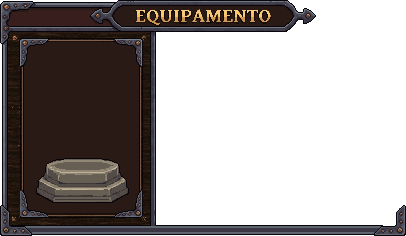
#> input picture Assets/Resources/UI/Equipamento/janela.png, 406 x 236 px, found by its file name; its folder holds 2 pictures in this run
$ python gen_ui_kit.py
#> lines starting #> are read from the running program, lines starting #| are printed output that depends on the picture
"""Gera o kit de interface genérico a partir da janela de equipamento.

Corta a moldura em peças reutilizáveis (cantos, bordas, junções, divisórias e a
madeira de fundo) para montar janelas de qualquer tamanho, e cria a faixa de
título com outros nomes no mesmo estilo dourado do "EQUIPAMENTO" original.

Precisa das peças geradas antes por extract_ui_equipamento.py.

Medidas da moldura (pixels da arte):
  barra do topo y 2-7, cabeçalho escuro y 8-25, barra separadora y 26-31,
  corpo a partir de y 32; barra esquerda x 2-7; barra de baixo nos últimos 11 px;
  divisória vertical com 6 px. Os rebites ficam só nos cantos ornamentados, então
  as bordas podem ser esticadas sem repetir rebite.

Uso:  python3 Tools/extract_ui_equipamento.py && python3 Tools/gen_ui_kit.py
"""
import os
import numpy as np
from PIL import Image, ImageDraw, ImageFont

SRC = "Assets/Resources/UI/Equipamento"
OUT = "Assets/Resources/UI/Kit"
FONT = "C:/Windows/Fonts/timesbd.ttf"   # a mais parecida com a letra do título original

TITLES = {
    "titulo_equipamento": "EQUIPAMENTO",
    "titulo_inventario": "INVENTÁRIO",
    "titulo_habilidades": "HABILIDADES",
    "titulo_atributos": "ATRIBUTOS",
    "titulo_bau": "BAÚ",
    "titulo_itens": "ITENS",
    "titulo_obra": "OBRA",
    "titulo_dev": "DEV",
}

BODY_TOP = 32       # primeira linha do corpo (abaixo da barra separadora)
SIDE = 8            # largura da borda lateral
BOTTOM_BAR = 224    # na janela original, a barra de baixo começa na linha 225

# Cores do título original, medidas linha a linha: metade de cima clara, de baixo escura.
GOLD_TOP = (246, 203, 122)
GOLD_TOP_EDGE = (243, 204, 136)
GOLD_BOTTOM = (205, 155, 89)
GOLD_TAIL = (193, 148, 85)
SHADOW = (26, 15, 13)
CAP_TOP = 10        # linha onde começam as maiúsculas dentro da faixa
CAP_HEIGHT = 12


def load(name):
    return np.array(Image.open(os.path.join(SRC, name + ".png")).convert("RGBA"))


def save(img, name):
    Image.fromarray(img.astype(np.uint8), "RGBA").save(os.path.join(OUT, name + ".png"))
    print(f"  {name}.png: {img.shape[1]}x{img.shape[0]}")


def composite():
    """Janela + painel direito: a moldura completa, como aparece no jogo."""
    win = Image.open(os.path.join(SRC, "janela.png")).convert("RGBA")
#> win is the input picture: PIL image 406x236 RGBA; mean R, G, B, A 78.9, 71.7, 69.3, 115.7
    win.alpha_composite(Image.open(os.path.join(SRC, "painel_direito.png")).convert("RGBA"), (156, 25))
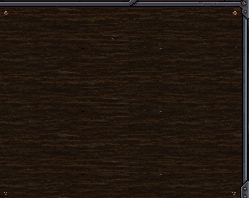
#> input picture Assets/Resources/UI/Equipamento/painel_direito.png, 249 x 198 px, found by its file name
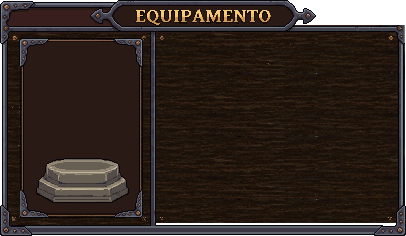
#> win: PIL image 406x236 RGBA; mean R, G, B, A 47, 36.3, 30.5, 244; transparent parts drawn white
    return np.array(win)


def clear(img, mask):
    out = img.copy()
    out[mask] = 0
    return out


def cut_pieces(c):
    h, w = c.shape[:2]
#> h = 236; w = 406
    bottom_h = h - BOTTOM_BAR
#> bottom_h = 12

    # Cantos: o miolo (madeira e moldura do retrato) vira transparente.
    tl = c[0:44, 0:34]
    yy, xx = np.mgrid[0:tl.shape[0], 0:tl.shape[1]]
    tl = clear(tl, (yy >= BODY_TOP) & (xx >= SIDE))
    save(tl, "canto_sup_esq")
#|   canto_sup_esq.png: 34x44
    save(tl[:, ::-1], "canto_sup_dir")
#|   canto_sup_dir.png: 34x44

    bl = c[h - 32:h, 0:34]
    yy, xx = np.mgrid[0:bl.shape[0], 0:bl.shape[1]]
    bl = clear(bl, (yy < 32 - bottom_h) & (xx >= SIDE))
    save(bl, "canto_inf_esq")
#|   canto_inf_esq.png: 34x32
    save(bl[:, ::-1], "canto_inf_dir")
#|   canto_inf_dir.png: 34x32

    # Bordas: trechos lisos, para esticar.
    save(c[0:BODY_TOP, 40:56], "borda_sup")             # barra + cabeçalho + separadora
#|   borda_sup.png: 16x32
#|   borda_inf.png: 16x12
#|   borda_esq.png: 8x16
#|   borda_dir.png: 8x16
#|   divisoria_v.png: 6x16
#|   divisoria_h.png: 16x6
#|   juncao_sup.png: 14x18
#|   juncao_inf.png: 14x20
#|   juncao_esq.png: 16x14
#|   juncao_dir.png: 16x14
    save(c[BOTTOM_BAR:h, 60:76], "borda_inf")
    left = c[100:116, 0:SIDE]
    save(left, "borda_esq")
    save(left[:, ::-1], "borda_dir")

    # Divisórias e junções (onde a divisória encontra a separadora e a barra de baixo).
    save(c[100:116, 150:156], "divisoria_v")
    save(c[26:BODY_TOP, 40:56], "divisoria_h")

    js = c[22:40, 146:160]
    yy, xx = np.mgrid[0:js.shape[0], 0:js.shape[1]]
    save(clear(js, (yy >= BODY_TOP - 22) & ((xx < 4) | (xx > 9))), "juncao_sup")

    ji = c[h - 20:h, 146:160]
    yy, xx = np.mgrid[0:ji.shape[0], 0:ji.shape[1]]
    save(clear(ji, (yy < 20 - bottom_h) & ((xx < 4) | (xx > 9))), "juncao_inf")

    # Separadora encontrando a borda esquerda (para divisórias horizontais no corpo).
    je = c[22:36, 0:16]
    yy, xx = np.mgrid[0:je.shape[0], 0:je.shape[1]]
    je = clear(je, (xx >= SIDE) & ((yy < 26 - 22) | (yy >= BODY_TOP - 22)))
    save(je, "juncao_esq")
    save(je[:, ::-1], "juncao_dir")

    # Madeira do painel direito, longe dos rebites dos cantos. A altura vai de uma
    # linha entre tábuas (y 38) até logo antes de outra (y 172): repetida na
    # vertical, as tábuas continuam sem emenda.
    panel = load("painel_direito")
#> in load, returned value is the input picture: shape (198, 249, 4); mean R, G, B, A 34.5, 23.7, 15.7, 255
    save(panel[38:172, 14:226], "madeira")
#> in save (call 15), `Image.fromarray(img.astype(np.uint8), "RGBA").save(os.path.join(OUT, n..`:
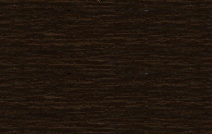
#> saved as madeira.png: PIL image 212x134 RGBA; mean R, G, B, A 33.1, 21.7, 12.8, 255
#|   madeira.png: 212x134


def blank_banner(c):
    """Faixa do título sem o texto, espelhada para ficar simétrica.

    A faixa original é centrada em x≈203. O texto é apagado copiando, linha a linha,
    o fundo escuro da faixa logo antes da primeira letra.
    """
    left = c[0:BODY_TOP, 90:204].copy()
    sample = left[:, 131 - 90].copy()
#> sample = 32 rows, first 6: [7, 5, 9, 255], [111, 118, 128, 255], [66, 64, 77, 255], [66, 64, 77, 255], [47, 44, 53, 255], [7, 5, 9, 255]
    for y in range(left.shape[0]):
        left[y, 133 - 90:] = sample[y]
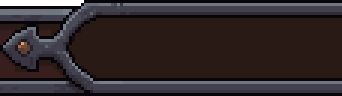
#> left: shape (32, 114, 4) (shown 3 times larger); mean of channels 0, 1, 2, 3 48.4, 39.7, 41.3, 251.2; transparent parts drawn white
    return np.concatenate([left, left[:, ::-1]], axis=1)
#> returned value: shape (32, 228, 4)


def text_mask(text):
    """Texto em pixel art: desenha grande, reduz para a grade nativa e binariza."""
    k = 8
    size = 10
    while True:
        font = ImageFont.truetype(FONT, size)
        top, bottom = font.getbbox("E")[1], font.getbbox("E")[3]
        if bottom - top >= CAP_HEIGHT * k:
            break
        size += 2
    img = Image.new("L", (len(text) * CAP_HEIGHT * k * 2, CAP_HEIGHT * k * 4), 0)
    ImageDraw.Draw(img).text((10, CAP_HEIGHT * k * 2), text, font=font, fill=255)
    a = np.array(img).astype(float)
    cap_top = CAP_HEIGHT * k * 2 + top

    # Recorta alinhando o topo das maiúsculas a um múltiplo de k (o acento fica acima).
    rows = np.where(a.any(1))[0]
    cols = np.where(a.any(0))[0]
    y0 = cap_top - ((cap_top - rows.min() + k - 1) // k) * k
    a = a[y0:rows.max() + 1, cols.min():cols.max() + 1]
    h = (a.shape[0] + k - 1) // k
    w = (a.shape[1] + k - 1) // k
    pad = np.zeros((h * k, w * k))
    pad[:a.shape[0], :a.shape[1]] = a
    mask = pad.reshape(h, k, w, k).mean((1, 3)) > 110
    return mask, (cap_top - y0) // k     # linha do topo das maiúsculas dentro da máscara


def draw_title(banner, text):
    out = banner.copy()
    mask, cap_row = text_mask(text)
    mh, mw = mask.shape
    x0 = (out.shape[1] - mw) // 2
    y0 = CAP_TOP - cap_row
    for y in range(mh):
        for x in range(mw):
            if not mask[y, x]:
                continue
            # Sombra um pixel abaixo, como no original.
            sy, sx = y0 + y + 1, x0 + x
            if 0 <= sy < out.shape[0] and not (y + 1 < mh and mask[y + 1, x]):
                out[sy, sx, :3] = SHADOW
    for y in range(mh):
        row = y0 + y - CAP_TOP                    # 0 = topo das maiúsculas
        if row <= 0:
            color = GOLD_TOP_EDGE
        elif row < CAP_HEIGHT * 0.58:
            color = GOLD_TOP
        elif row < CAP_HEIGHT:
            color = GOLD_BOTTOM
        else:
            color = GOLD_TAIL
        for x in range(mw):
            if mask[y, x]:
                out[y0 + y, x0 + x, :3] = color
                out[y0 + y, x0 + x, 3] = 255
    return out


def plain_button():
    """Botão de cobre do "fechar" sem o X, para botões genéricos (+, etc.)."""
    b = load("botao_fechar")
    out = b.copy()
    h, w = b.shape[:2]
    lum = b[:, :, :3].mean(2)
    for y in range(4, h - 4):
        face = b[y, 3]
        for x in range(4, w - 4):
            if lum[y, x] > face[:3].mean() + 25:
                out[y, x] = face
    return out


def main():
    os.makedirs(OUT, exist_ok=True)
    c = composite()
    cut_pieces(c)
    banner = blank_banner(c)
    save(banner, "titulo_vazio")
#|   titulo_vazio.png: 228x32
    for name, text in TITLES.items():
        save(draw_title(banner, text), name)
#> this loop made 8 passes
#> cap_row in draw_title on passes 1 to 8: 1, 4, 1, 1, 4, 1, 1, 0
#> pass 1, in text_mask, `a = np.array(img).astype(float)`:
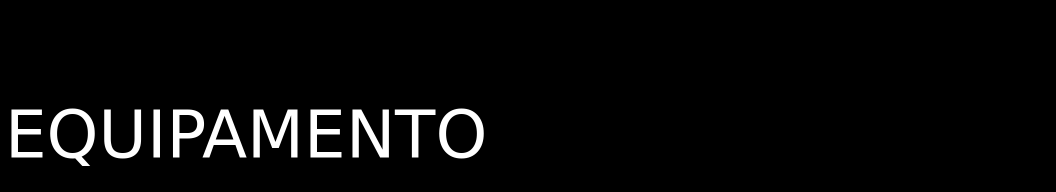
#> a: shape (384, 2112) float64 (shown at 1/2 size); min 0, max 255, mean 9.9
#> pass 1, in text_mask, `a = a[y0:rows.max() + 1, cols.min():cols.max() + 1]`:
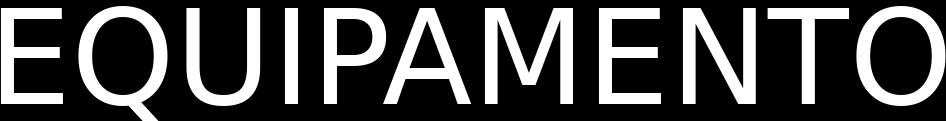
#> a: shape (121, 946) float64; min 0, max 255, mean 70.4
#> pass 1, in save (call 17), `Image.fromarray(img.astype(np.uint8), "RGBA").save(os.path.join(OUT, n..`:
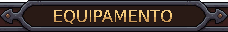
#> saved as titulo_equipamento.png: PIL image 228x32 RGBA; mean R, G, B, A 61.5, 50.8, 47.6, 251.2; transparent parts drawn white
    save(plain_button(), "botao")


if __name__ == "__main__":
#> (the run stopped early here; a loop or call above may not have finished)
